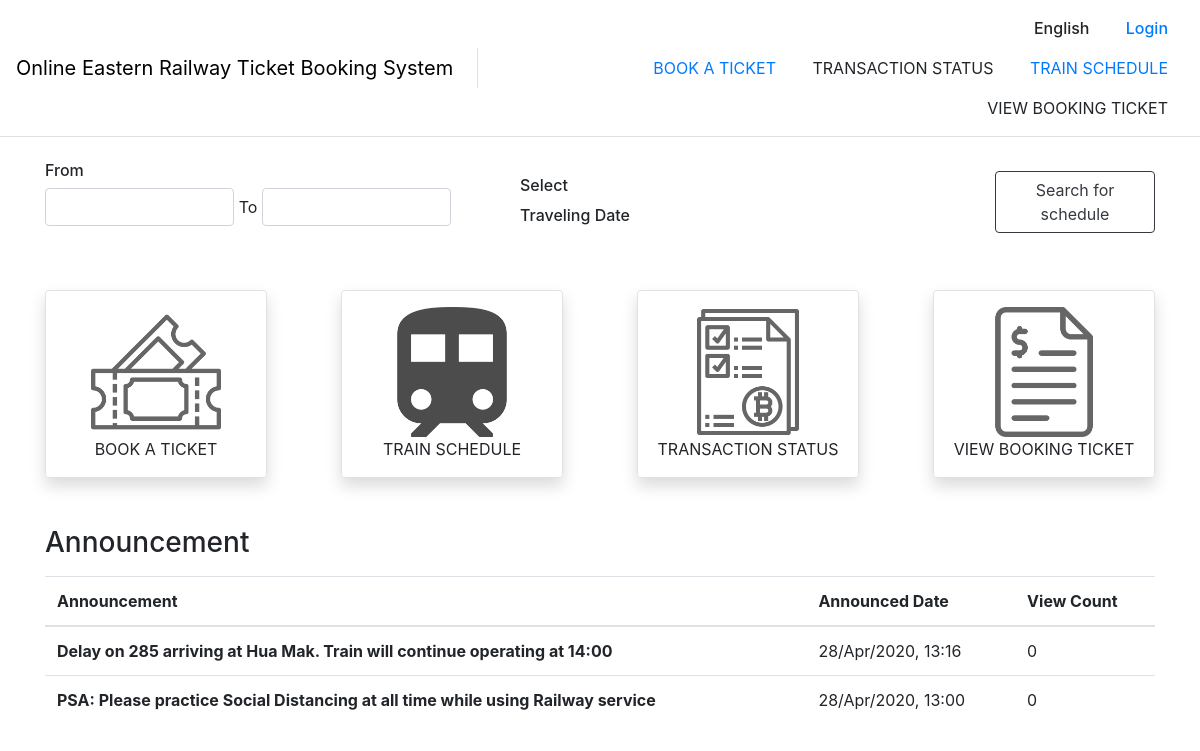
The page / on the database its author committed.
### announcement/models.py (models this page shows)
class Announcement(models.Model):
    announcer_user = models.ForeignKey(
        Announcer, on_delete=models.CASCADE, null=True)
    announce_text = models.TextField()
    announce_time = models.DateTimeField()
    view_count = models.IntegerField()

### announcement/views.py (the view)
# urls.py: path('', announcement.views.dashboard, name="dashboard"),
def dashboard(request):
    context = prepare_context(request, show_navbar=True)
    context = {
        'show_navbar': True,
        'announcement': Announcement.objects.order_by("-announce_time")
    }
    return render(request, 'dashboard.html', context=context)

### account/utils.py (called while the page is built)
def prepare_context(request, show_navbar=True):
    context = {
        'show_navbar': show_navbar
    }
    if request.user.is_authenticated:
        user = User.objects.get(username=request.user.username)
        context['current_user'] = user
    return context

### templates/dashboard.html (shortened to what this page needs)
{% extends "base.html" %}
{% load static %}
{% block content %}
  <div class="my-4">
    <section>
      <div class="row justify-content-center align-items-center">
        <div class="col-12 col-lg-5">
          <h6>From</h6>
          <div class="form-group ml-0">
            <input type="text" class="form-control d-inline-block" style="width: 42.5%" name="" id="" placeholder="">
            <span>To</span>
            <input type="text" class="form-control d-inline-block" style="width: 42.5%" name="" id="" placeholder="">
          </div>
        </div>
        <div class="col-12 col-lg-5 my-3 my-lg-0">
          <h6>Select</h6>
          <span style="font-weight: 500">Traveling Date</span>
        </div>
        <div class="col-12 col-lg-2">
          <button type="button" class="btn btn-outline-dark">Search for schedule</button>
        </div>
      </div>
    </section>
    <section class="my-5">
      <div class="d-flex flex-wrap justify-content-between" style="font-weight: 200">
        <a class="btn btn-dashboard-link border shadow p-3" href={% url 'searchSchedules' %}>
          <img src="{% static 'image/validating-ticket.png' %}" class="mx-auto img-fluid" alt="Book a ticket">
          <p class="my-auto">BOOK A TICKET</p>
        <a class="btn btn-dashboard-link border shadow p-3" href={% url 'searchTimetable' %}>
          <img src="{% static 'image/train.png' %}" class="mx-auto img-fluid" alt="Train schedule">
          <p class="my-auto">TRAIN SCHEDULE</p>
        <a class="btn btn-dashboard-link border shadow p-3">
          <img src="{% static 'image/transaction.png' %}" class="mx-auto img-fluid" alt="Transaction status">
          <p class="my-auto">TRANSACTION STATUS</p>
        </a>
        <a class="btn btn-dashboard-link border shadow p-3">
          <img src="{% static 'image/bill.png' %}" class="mx-auto img-fluid" alt="View booking ticket">
          <p class="my-auto">VIEW BOOKING TICKET</p>
        </a>
      </div>
    </section>
    <section class="my-5">
      <h3>Announcement</h3>
      <table class="table mt-3">
        <thead>
        <tr>
          <th scope="col">Announcement</th>
          <th scope="col">Announced Date</th>
          <th scope="col">View Count</th>
        </tr>
        </thead>
        <tbody>
        {% for a in announcement %}
          <div data-toggle="collapse" href="#collapse_{{ a.id }}" role="button"
               aria-expanded="false" aria-controls="collapse_{{ a.id }}" style="cursor: pointer">
            <tr>
              <th scope="row">{{ a.announce_text|truncatechars:100 }}</th>
              <td>{{ a.announce_time|date:'d/M/yy' }}, {{ a.announce_time|time:'H:i' }}</td>
              <td>{{ a.view_count }}</td>
            </tr>
          </div>
        {% endfor %}
        </tbody>
      </table>
    </section>
  </div>
{% endblock content %}

### static/css/styles.css (style rules this page uses)
body { font-family: -apple-system, BlinkMacSystemFont, "Segoe UI", Roboto, "Sarabun", "Helvetica Neue", Arial, "Noto Sans", sans-serif, "Apple Color Emoji", "Segoe UI Emoji", "Segoe UI Symbol", "Noto Color Emoji" !important; }

### templates/dashboard.html (style rules this page uses)
.btn.btn-dashboard-link { position: relative; width: 20%; min-width: 150px; transition: 0.5s all ease-in-out; }

### rows shown on the page
Announcement: announce_text "Delay on 285 arriving at Hua Mak. Train will continue operating at 14:00", announce_time "28/Apr/2020", announce_time "13:16", view_count "0"
Announcement: announce_text "PSA: Please practice Social Distancing at all time while using Railway service", announce_time "28/Apr/2020", announce_time "13:00", view_count "0"
